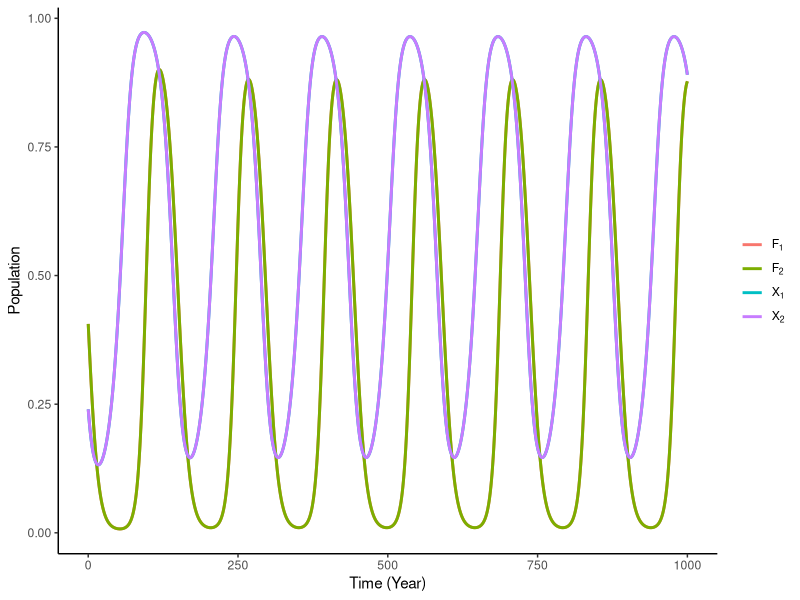
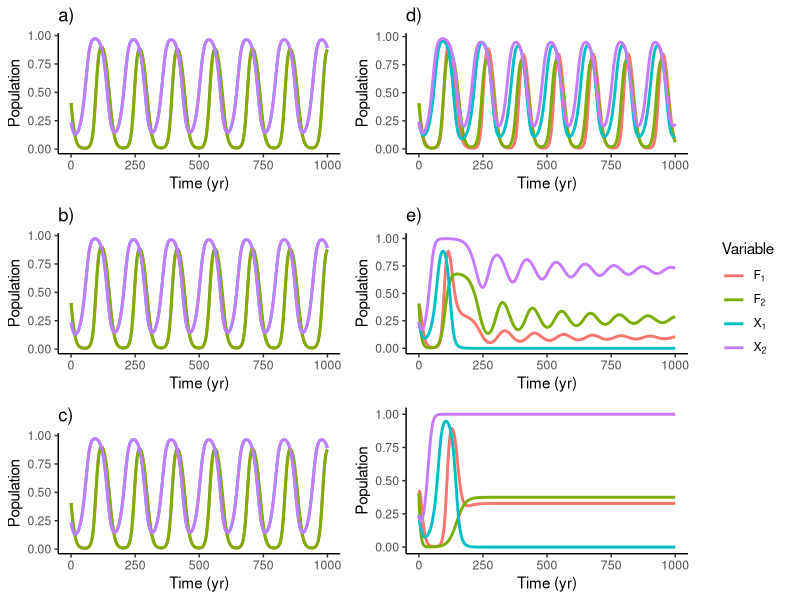
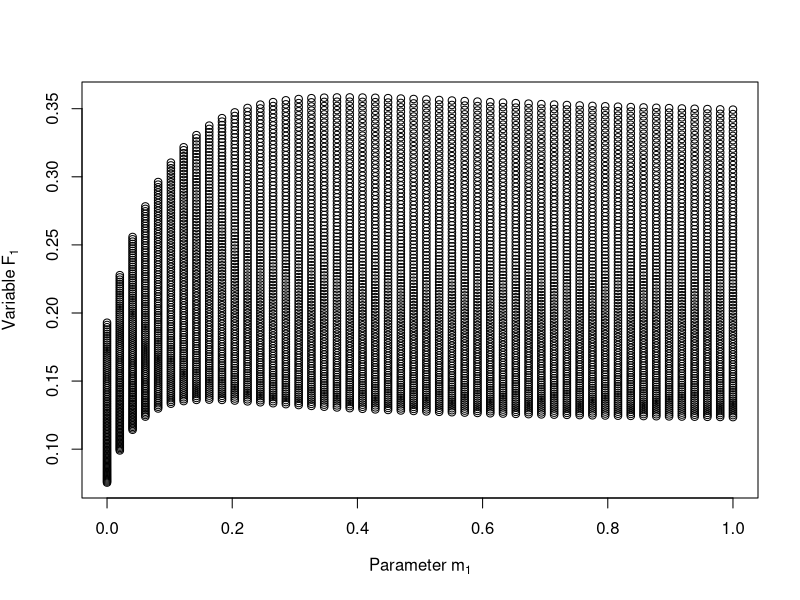
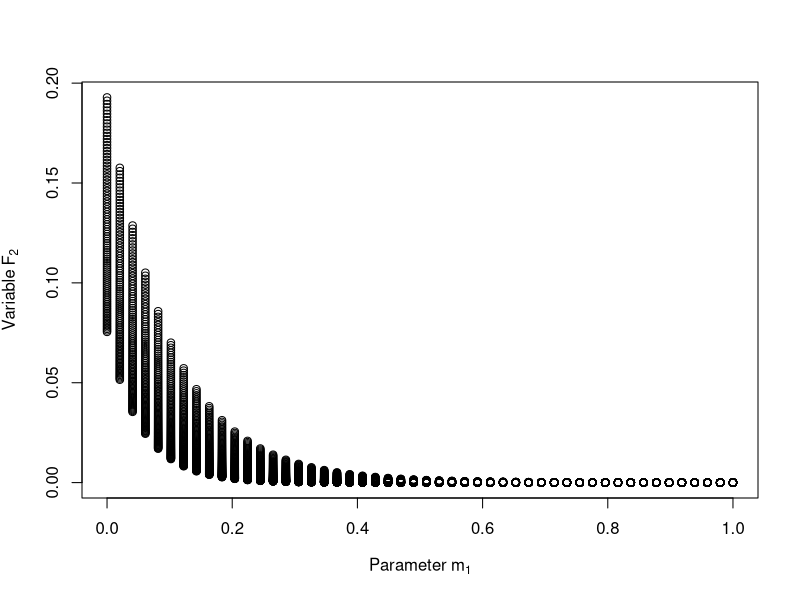

Here is the R script that generated these plots, in order: (Note: this script raises an error after producing the figures.)
## ---- chunk 1
knitr::opts_chunk$set(echo = FALSE, warning = FALSE, message = FALSE)

setwd("C:/Users/Sophi/Documents/GitHub/UNH_Docs/Proposal/Soc_Ecol_Model")

library(deSolve)
library(tidyverse)
library(ggplot2)
library(gridExtra)
library(kableExtra)
library(ggpubr)
library(grid)


#Nest try h = .25
params_list <- data.frame(r_1 = 0.16, s_1 = 0.8, h_1 = .25, k_1 = 0.17, w_1 = 1.44, c_1 = 0.5, d_1 = 0.3, m_1 = 0, rho_1 = 0,
                          r_2 = 0.16, s_2 = 0.8, h_2 = .25, k_2 = 0.17, w_2 = 1.44, c_2 = 0.5, d_2 = 0.3, m_2 = 0, rho_2 = 0)

# #WORKED - MINIMUM GROWTH RATE USED IN THAMPI
# params_list <- data.frame(r_1 = 0.16, s_1 = 0.8, h_1 = 0.5, k_1 = 0.17, w_1 = 1.44, c_1 = 0.6, d_1 = 0.3, m_1 = 0, rho_1 = 0,
#                           r_2 = 0.16, s_2 = 0.8, h_2 = 0.5, k_2 = 0.17, w_2 = 1.44, c_2 = 0.6, d_2 = 0.3, m_2 = 0, rho_2 = 0)

#Extensions of Bauch Default but with my params I want changed. Goal: get this to oscillate
# params_list <- data.frame(r_1 = 0.35, s_1 = 0.8, h_1 = 0.5, k_1 = 0.17, w_1 = 1, c_1 = 1.68, d_1 = 0.3, m_1 = 0, rho_1 = 0,
#                           r_2 = 0.35, s_2 = 0.8, h_2 = 0.5, k_2 = 0.17, w_2 = 1, c_2 = 1.68, d_2 = 0.3, m_2 = 0, rho_2 = 0)


#Extension of Bauch Default
# params_list <- data.frame(r_1 = 0.06, s_1 = 0.8, h_1 = 0.1, k_1 = 0.17, w_1 = 1, c_1 = 0.6, d_1 = 0.3, m_1 = 0, rho_1 = 0,
#                           r_2 = 0.06, s_2 = 0.8, h_2 = 0.1, k_2 = 0.17, w_2 = 1, c_2 = 0.6, d_2 = 0.3, m_2 = 0, rho_2 = 0)


xstart <- c(F_1 = 0.406, F_2 = 0.406, X_1 = .24, X_2 = .24)
timespan <- seq(from = 0, to = 1000, by = 1)

## ---- chunk 2

giveparams <- data.frame(matrix(, nrow = 9, ncol = 4))
colnames(giveparams) <- c("Parameter", "Population_1", "Population_2", "Def")

giveparams$Parameter <- c("r", "s", "h", "k", "w", "c", "d", "m", "rho")
giveparams$Population_1 <- c(params_list[1:9])
giveparams$Population_2 <- c(params_list[10:18])

giveparams$Def <- c("Fish net growth",
                    "Supply and demand",
                    "Harvesting efficiency",
                    "Social learning rate",
                    "Conservation cost",
                    "Rarity valuation",
                    "Social norm strength (within pop)",
                    "Fish movement (from opposite patch)",
                    "Social norm strength (opposite pop)")

knitr::kable(giveparams, format = "latex", booktabs = TRUE, caption = "Parameter values used in this analysis. Taken from Bauch et al appendix where oscillations are observed. DOUBLE CHECK THAT")

## ---- chunk 3
options(tinytex.verbose = TRUE)
## ---- chunk 4


##Maybe see what proportion of people can actually be fishing in this system to make it sustainable

Bauch.Coupled <- function (t, y, params) {
  ## first extract the state variables
  F_1 <- y[1] #Fish Pop var
  F_2 <- y[2] #Fish Pop var
  X_1 <- y[3] #conservationist var
  X_2 <- y[4] #conservationist var

  #TT <- y[5]
  
  ## now extract the parameters
  r_1 <- params["r_1"] # Net growth/fecundity
  s_1 <- params["s_1"] # supply and demand
  h_1 <- params["h_1"] # Harvesting efficiency
  k_1 <- params["k_1"] # Social learning rate
  w_1 <- params["w_1"] # conservation costs
  c_1 <- params["c_1"] # rarity valuation param
  d_1 <- params["d_1"] # social norm strength
  m_1 <- params["m_1"] # Inflow of fish from pop 2 to pop 1
  rho_1 <- params["rho_1"] # Influence of pop 2 on pop 1
  
  r_2 <- params["r_2"] # Net growth/fecundity
  s_2 <- params["s_2"] # supply and demand
  h_2 <- params["h_2"] # Harvesting efficiency
  k_2 <- params["k_2"] # Social learning rate
  w_2 <- params["w_2"] # conservation costs
  c_2 <- params["c_2"] # rarity valuation param
  d_2 <- params["d_2"] # social norm strength 
  m_2 <- params["m_2"] # Inflow of fish from pop 1 to pop 2
  rho_2 <- params["rho_2"] # Influence of pop 1 on pop 2
  
  ## now code the model equations
  dF_1dt <-  r_1 * F_1 * (1-F_1) - (h_1 * F_1 * (1-X_1))/(F_1+s_1) - m_2 * F_1 + m_1 * F_2
  dF_2dt <-  r_2 * F_2 * (1-F_2) - (h_2 * F_2 * (1-X_2))/(F_2+s_2) - m_1 * F_2 + m_2 * F_1
  
  dX_1dt <- k_1 * X_1 * (1-X_1) *(1/(F_1 + c_1) - w_1 + d_1*(2*X_1 - 1) + rho_1 * (2*X_2 - 1))
  dX_2dt <- k_2 * X_2 * (1-X_2) *(1/(F_2 + c_2) - w_2 + d_2*(2*X_2 - 1) + rho_2 * (2*X_1 - 1))
  
  ## combine results into a single vector
  dydt <- c(dF_1dt, dF_2dt, dX_1dt, dX_2dt)
  ## return result as a list!
  
  list(dydt)
}

params_Bauch2 <- params_list

times <- timespan
xstart <- c(F_1 = 0.406, F_2 = 0.406, X_1 = .24, X_2 = .24)

ode(
  func=Bauch.Coupled,
  y=xstart,
  times=times,
  parms=params_Bauch2
) %>%
  as.data.frame() -> out_Coupled

out_Coupled %>%
  gather(variable,value,-time) %>%
  ggplot(aes(x=time,y=value,color=variable))+
  geom_line(size=1)+
  theme_classic()+
  labs(x='Time (Year)',y='Population') +
  theme(legend.title=element_blank()) +
  scale_colour_discrete(labels=c(expression('F'[1]), expression('F'[2]), expression('X'[1]), expression('X'[2])))


## ---- chunk 5

mparams <- c(0.01, 0.05, 0.1)
plotList <- list()
k <- 0
titlesList <- c("a)", "b)", "c)", "d)", "e)", "f)")

for(i in 1:length(mparams)){
  k <- k+1
  params_Default <- params_list
  params_Default[8] <- mparams[i]
  params_Default[17] <- mparams[i]

  
   times <- timespan
    xstart <- c(F_1 = 0.406, F_2 = 0.406, X_1 = .24, X_2 = .24)

    ode(
      func=Bauch.Coupled,
      y=xstart,
      times=times,
      parms=params_Default
    ) %>%
      as.data.frame() -> out_Diff

    p <- out_Diff %>%
      gather(variable,value,-time) %>%
      ggplot(aes(x=time,y=value,color=variable))+
      geom_line(size=1)+
      theme_classic()+
      labs(x='Time (yr)',y='Population') +
      #theme(legend.position = "none") +
      ggtitle(titlesList[k])
    plotList[[k]] <- p
  
}

for(i in 1:length(mparams)){
  k <- k+1
  params_Default <- params_list
  params_Default[8] <- mparams[i]
  #params_Default[17] <- mparams[i]

  
   times <- timespan
    xstart <- c(F_1 = 0.406, F_2 = 0.406, X_1 = .24, X_2 = .24)

    ode(
      func=Bauch.Coupled,
      y=xstart,
      times=times,
      parms=params_Default
    ) %>%
      as.data.frame() -> out_Diff
    
    if(k == 6){
      p <- out_Diff %>%
      gather(variable,value,-time) %>%
      ggplot(aes(x=time,y=value,color=variable))+
      geom_line(size=1)+
      theme_classic()+
      labs(x='Time (yr)',y='Population') +
      scale_color_discrete(name = "Variable", labels=c(expression('F'[1]), expression('F'[2]), expression('X'[1]), expression('X'[2])))#theme(legend.position = "none") +
      ggtitle(titlesList[k])
    plotList[[k]] <- p
    
    }else{
      p <- out_Diff %>%
        gather(variable,value,-time) %>%
        ggplot(aes(x=time,y=value,color=variable))+
        geom_line(size=1)+
        theme_classic()+
        labs(x='Time (yr)',y='Population') +
        #theme(legend.position = "none") +
        ggtitle(titlesList[k])
      plotList[[k]] <- p
    }
  
}


#  ggarrange(plotList[[1]], plotList[[4]], plotList[[2]], plotList[[5]], plotList[[3]], plotList[[6]], ncol = 2, nrow = 3, common.legend = TRUE, legend = "right")
  #grid.arrange(grobs = c(plotList[1:3], plotList[4:6]), ncol = 2, as.table = FALSE, legend = "right", common.legend = TRUE)
  #grid.arrange(grobs = c(gg_list1, gg_list2), ncol = 2, as.table = FALSE)
  

#function to extract the legend of a ggplot; source:
#https://github.com/hadley/ggplot2/wiki/Share-a-legend-between-two-ggplot2-graphs

get_legend<-function(a.gplot){
  tmp <- ggplot_gtable(ggplot_build(a.gplot))
  leg <- which(sapply(tmp$grobs, function(x) x$name) == "guide-box")
  legend <- tmp$grobs[[leg]]
  return(legend)}
#arranging the legend and plots in a grid:

p_legend <- get_legend(plotList[[6]])

grid.arrange(arrangeGrob(plotList[[1]] + theme(legend.position="none"),
                         plotList[[4]] + theme(legend.position="none"),
                         plotList[[2]] + theme(legend.position="none"),
                         plotList[[5]] + theme(legend.position="none"),
                         plotList[[3]] + theme(legend.position="none"),
                         plotList[[6]] + theme(legend.position="none"), nrow=3), 
             p_legend, 
             ncol=2,widths=c(2, 0.3))

## ---- chunk 6

#Taken from: https://www.r-bloggers.com/2010/06/r-tools-for-dynamical-systems-bifurcation-plot-in-r%C2%A0for%C2%A0system%C2%A0of%C2%A0odes/



#To avoid confusion, x1 -> x, x2 -> y, f1 -> f, f2 -> g
# Bauch.Coupled <- function (Time, State, Pars) {
#   with(as.list(c(State, Pars)), {
#     dfdt <-  r_1 * f * (1-f) - (h_1 * f * (1-x))/(f+s_1) - m_2 * f + m_1 * g
#     dgdt <-  r_2 * g * (1-g) - (h_2 * g * (1-y))/(g+s_2) - m_1 * g + m_2 * f
#   
#     dxdt <- k_1 * x * (1-x) *(1/(f + c_1) - w_1 + d_1*(2*x - 1) + rho_1 * (2*y - 1))
#     dydt <- k_2 * y * (1-y) *(1/(g + c_2) - w_2 + d_2*(2*y - 1) + rho_2 * (2*x - 1))
#     
#     return(list(c(df, dg, dx, dy)))
#   })
# }

bifCurve <- function(parameter, variable, paramrange, paramletter, paramno, variableletter, variableno){
  
  n <- 100 # number of simulations
  param.name <- parameter # choose parameter to perturb
  param.seq <- seq(0,paramrange,length = 50) # choose range of parameters
  Pars <- c(r_1 = 0.16, s_1 = 0.8, h_1 = .25, k_1 = 0.17, w_1 = 1.44, c_1 = 0.5, d_1 = 0.3, m_1 = 0, rho_1 = 0,
          r_2 = 0.16, s_2 = 0.8, h_2 = .25, k_2 = 0.17, w_2 = 1.44, c_2 = 0.5, d_2 = 0.3, m_2 = 0, rho_2 = 0)
  Time <- seq(0, 10, length = n)
  State <- c(F_1 = 0.406, F_2 = 0.406, X_1 = .24, X_2 = .24)
  
  param.index <- which(param.name == names(Pars))
  out <- list()
  for (i in 1:length(param.seq))
    out[[i]] <- matrix(0, n, length(State))
  for (i in 1:length(param.seq)) {
    # set params
    Pars.loop <- Pars
    Pars.loop[param.index] <- param.seq[i]
    # converge
    init <- ode(State, Time, Bauch.Coupled, Pars.loop)
    # get converged points
    out[[i]] <- ode(init[n,-1], Time, Bauch.Coupled, Pars.loop)[,-1]
  }
  
  xl <- bquote(Parameter ~ .(paramletter)[.(paramno)])
  yl <- bquote(Variable ~ .(variableletter)[.(variableno)])
  
  range.lim <- lapply(out, function(x) apply(x, 2, range))
  range.lim <- apply(do.call("rbind", range.lim), 2, range)
  plot.variable <- variable # choose which variable to show
  plot(0, 0, pch = "", xlab = xl, ylab =  yl, #xlab = param.name, ylab = plot.variable, #make axis.titles
       xlim = range(param.seq), ylim = range.lim[,plot.variable])
  for (i in 1:length(param.seq)) {
    points(rep(param.seq[i], n), out[[i]][,plot.variable])
  }
}
## ---- chunk 7

#Below is for calcualting all of the bifurcation curves. We're only going to look at m vs the two F's
# BifParams <- c("rho_1", "rho_2", "m_1", "m_2") 
# BifVars <- c("F_1", "F_2","X_1", "X_2")
# plotList <- list()
# 
# for(k in 1:length(BifParams)){
#   for(g in 1:length(BifVars)){
#   #plotList[[g]] <- bifCurve(BifParams[g], BifVars[k], 1)
#   bifCurve(BifParams[g], BifVars[k], 1)
#   }
#   # do.call("grid.arrange", c(plotList, ncol=2))
#   # plotList <- list()
# }

bifCurve("m_1", "F_1", 1, 'm', 1, 'F', 1)

bifCurve("m_1", "F_2", 1, 'm', 1, 'F', 2)

## ---- chunk 8

param_seq <- seq(0, 1, by = .01)
finalDynamics <- data.frame(matrix(, nrow = (length(param_seq)), ncol = 3))
colnames(finalDynamics) <- c("Parameter_New", "F1", "F2")
timespan <- seq(from = 0, to = 100, by = .1)

for(i in 1:length(param_seq)){
  #Run momdel with each new param combo
  
  # params_test <- params_dispersal  
  # params_test$m_1 <- param_seq[i]
  # params_test$m_2 <- param_seq[i]
  
  
  params_test <- params_dispersal
  params_test$rho_1 <- param_seq[i]
  params_test$rho_2 <- param_seq[i]
  
  finalDynamics$Parameter_New[i] <- param_seq[i]

  ode(
    func=Bauch.Coupled,
    y=starting_defaultparams,
    times=timespan,
    parms=params_test
  ) %>%
    as.data.frame() -> out_Coupled

  #Compile output into Dataframe
  finalDynamics$F1[i] <- out_Coupled[nrow(out_Coupled), 2]
  finalDynamics$F2[i] <- out_Coupled[nrow(out_Coupled), 3]

}

param_seq <- seq(0, 1, by = .01)
finalDynamics1 <- data.frame(matrix(, nrow = (length(param_seq)), ncol = 3))
colnames(finalDynamics1) <- c("Parameter_New", "F1", "F2")

for(i in 1:length(param_seq)){
  #Run momdel with each new param combo
  
  # params_test <- params_dispersal  
  # params_test$m_1 <- param_seq[i]
  # params_test$m_2 <- param_seq[i]
  
  
  params_test <- params_dispersal
  params_test$rho_1 <- param_seq[i]
  #params_test$rho_2 <- param_seq[i]
  
  finalDynamics1$Parameter_New[i] <- param_seq[i]

  ode(
    func=Bauch.Coupled,
    y=starting_defaultparams,
    times=timespan,
    parms=params_test
  ) %>%
    as.data.frame() -> out_Coupled

  #Compile output into Dataframe
  finalDynamics1$F1[i] <- out_Coupled[nrow(out_Coupled), 2]
  finalDynamics1$F2[i] <- out_Coupled[nrow(out_Coupled), 3]

}

param_seq <- seq(0, 1, by = .01)
finalDynamics2 <- data.frame(matrix(, nrow = (length(param_seq)), ncol = 3))
colnames(finalDynamics2) <- c("Parameter_New", "F1", "F2")

for(i in 1:length(param_seq)){
  #Run momdel with each new param combo
  
  # params_test <- params_dispersal  
  # params_test$m_1 <- param_seq[i]
  # params_test$m_2 <- param_seq[i]
  
  
  params_test <- params_dispersal
  #params_test$rho_1 <- param_seq[i]
  params_test$rho_2 <- param_seq[i]
  
  finalDynamics2$Parameter_New[i] <- param_seq[i]

  ode(
    func=Bauch.Coupled,
    y=starting_defaultparams,
    times=timespan,
    parms=params_test
  ) %>%
    as.data.frame() -> out_Coupled

  #Compile output into Dataframe
  finalDynamics2$F1[i] <- out_Coupled[nrow(out_Coupled), 2]
  finalDynamics2$F2[i] <- out_Coupled[nrow(out_Coupled), 3]

}

## ---- chunk 9

param_seq <- seq(0, 1, by = .01)
finalDynamics1 <- data.frame(matrix(, nrow = (length(param_seq)), ncol = 3))
colnames(finalDynamics1) <- c("Parameter_New", "F1", "F2")
timespan <- seq(from = 0, to = 100, by = .1)

for(i in 1:length(param_seq)){
  #Run momdel with each new param combo
  
  params_test <- params_dispersal
  params_test$m_1 <- param_seq[i]
  
  finalDynamics1$Parameter_New[i] <- param_seq[i]

  ode(
    func=Bauch.Coupled,
    y=starting_defaultparams,
    times=timespan,
    parms=params_test
  ) %>%
    as.data.frame() -> out_Coupled

  #Compile output into Dataframe
  finalDynamics1$F1[i] <- out_Coupled[nrow(out_Coupled), 2]
  finalDynamics1$F2[i] <- out_Coupled[nrow(out_Coupled), 3]

}

finalDynamics2 <- data.frame(matrix(, nrow = (length(param_seq)), ncol = 3))
colnames(finalDynamics2) <- c("Parameter_New", "F1", "F2")

for(i in 1:length(param_seq)){
  #Run momdel with each new param combo
  
  params_test <- params_dispersal
  params_test$m_2 <- param_seq[i]
  
  finalDynamics2$Parameter_New[i] <- param_seq[i]

  ode(
    func=Bauch.Coupled,
    y=starting_defaultparams,
    times=timespan,
    parms=params_test
  ) %>%
    as.data.frame() -> out_Coupled

  #Compile output into Dataframe
  finalDynamics2$F1[i] <- out_Coupled[nrow(out_Coupled), 2]
  finalDynamics2$F2[i] <- out_Coupled[nrow(out_Coupled), 3]

}

finalDynamics3 <- data.frame(matrix(, nrow = (length(param_seq)), ncol = 3))
colnames(finalDynamics3) <- c("Parameter_New", "F1", "F2")

for(i in 1:length(param_seq)){
  #Run momdel with each new param combo
  
  params_test <- params_dispersal
  params_test$m_2 <- param_seq[i]
  
  finalDynamics3$Parameter_New[i] <- param_seq[i]

  ode(
    func=Bauch.Coupled,
    y=starting_defaultparams,
    times=timespan,
    parms=params_test
  ) %>%
    as.data.frame() -> out_Coupled

  #Compile output into Dataframe
  finalDynamics3$F1[i] <- out_Coupled[nrow(out_Coupled), 2]
  finalDynamics3$F2[i] <- out_Coupled[nrow(out_Coupled), 3]

}

## ---- chunk 10

timespan <- seq(from = 0, to = 1000, by = 1)

rhoparams <- c(0.01, 0.05, 0.1, 0.5)
dparams <- c(0.01, 0.05, 0.1, 0.5)
plotList <- list()
k <- 0

for(i in 1:length(dparams)){
  params_Default <- params_list
  params_Default[7] <- dparams[i]
  params_Default[16] <- dparams[i]
  
  for(j in 1:length(rhoparams)){
    k <- k+1
    params_Default[9] <- rhoparams[j]
    params_Default[18] <- rhoparams[j]
  
   times <- timespan
    xstart <- c(F_1 = 0.406, F_2 = 0.406, X_1 = .24, X_2 = .24)

    ode(
      func=Bauch.Coupled,
      y=xstart,
      times=times,
      parms=params_Default
    ) %>%
      as.data.frame() -> out_Diff

    p <- out_Diff %>%
      gather(variable,value,-time) %>%
      ggplot(aes(x=time,y=value,color=variable))+
      geom_line(size=1)+
      theme_classic()+
      labs(x='time (yr)',y='pop') +
      theme(legend.position = "none") +
      ggtitle(paste("d = ", params_Default[7], "rho = ", params_Default[9])) +
      theme(plot.title = element_text(size=7))
    plotList[[k]] <- p
  }
}

  
  do.call("grid.arrange", c(plotList, ncol=4))
